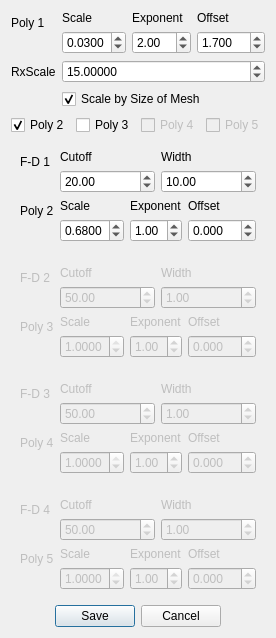
      <widget class="QWidget" name="RxTab">
       <attribute name="title">
        <string>Rx</string>
       </attribute>
       <layout class="QVBoxLayout" name="verticalLayout_5">
        <item>
         <layout class="QFormLayout" name="RxFormLayout">
          <item row="0" column="0">
           <widget class="QLabel" name="label_4">
            <property name="text">
             <string>Poly 1</string>
            </property>
           </widget>
          </item>
          <item row="0" column="1">
           <layout class="QGridLayout" name="gridLayout_7">
            <item row="0" column="2">
             <widget class="QLabel" name="label_10">
              <property name="text">
               <string>Offset</string>
              </property>
             </widget>
            </item>
            <item row="0" column="1">
             <widget class="QLabel" name="label_9">
              <property name="text">
               <string>Exponent</string>
              </property>
             </widget>
            </item>
            <item row="0" column="0">
             <widget class="QLabel" name="label_8">
              <property name="text">
               <string>Scale</string>
              </property>
             </widget>
            </item>
            <item row="1" column="2">
             <widget class="QDoubleSpinBox" name="RxP1C">
              <property name="decimals">
               <number>3</number>
              </property>
              <property name="minimum">
               <double>-50.000000000000000</double>
              </property>
              <property name="maximum">
               <double>50.000000000000000</double>
              </property>
              <property name="value">
               <double>1.700000000000000</double>
              </property>
             </widget>
            </item>
            <item row="1" column="1">
             <widget class="QDoubleSpinBox" name="RxP1B">
              <property name="maximum">
               <double>5.000000000000000</double>
              </property>
              <property name="value">
               <double>2.000000000000000</double>
              </property>
             </widget>
            </item>
            <item row="1" column="0">
             <widget class="QDoubleSpinBox" name="RxP1A">
              <property name="decimals">
               <number>4</number>
              </property>
              <property name="minimum">
               <double>0.000100000000000</double>
              </property>
              <property name="maximum">
               <double>1.000000000000000</double>
              </property>
              <property name="singleStep">
               <double>0.000100000000000</double>
              </property>
              <property name="value">
               <double>0.030000000000000</double>
              </property>
             </widget>
            </item>
           </layout>
          </item>
          <item row="1" column="0">
           <widget class="QLabel" name="label_115">
            <property name="text">
             <string>RxScale</string>
            </property>
           </widget>
          </item>
          <item row="2" column="1">
           <widget class="QCheckBox" name="RxScaleNxCheck">
            <property name="text">
             <string>Scale by Size of Mesh</string>
            </property>
            <property name="checked">
             <bool>true</bool>
            </property>
           </widget>
          </item>
          <item row="1" column="1">
           <widget class="QDoubleSpinBox" name="RxScale">
            <property name="decimals">
             <number>5</number>
            </property>
            <property name="minimum">
             <double>0.000010000000000</double>
            </property>
            <property name="maximum">
             <double>1000000000.000000000000000</double>
            </property>
            <property name="value">
             <double>15.000000000000000</double>
            </property>
           </widget>
          </item>
         </layout>
        </item>
        <item>
         <layout class="QHBoxLayout" name="RxTickLayout">
          <item>
           <widget class="QCheckBox" name="RxPoly2Check">
            <property name="text">
             <string>Poly 2</string>
            </property>
            <property name="checked">
             <bool>true</bool>
            </property>
           </widget>
          </item>
          <item>
           <widget class="QCheckBox" name="RxPoly3Check">
            <property name="text">
             <string>Poly 3</string>
            </property>
           </widget>
          </item>
          <item>
           <widget class="QCheckBox" name="RxPoly4Check">
            <property name="enabled">
             <bool>false</bool>
            </property>
            <property name="text">
             <string>Poly 4</string>
            </property>
           </widget>
          </item>
          <item>
           <widget class="QCheckBox" name="RxPoly5Check">
            <property name="enabled">
             <bool>false</bool>
            </property>
            <property name="text">
             <string>Poly 5</string>
            </property>
           </widget>
          </item>
         </layout>
        </item>
        <item>
         <widget class="QWidget" name="RxWidget1" native="true">
          <layout class="QFormLayout" name="formLayout_7">
           <item row="0" column="0">
            <widget class="QLabel" name="label_37">
             <property name="text">
              <string>F-D 1</string>
             </property>
            </widget>
           </item>
           <item row="0" column="1">
            <layout class="QGridLayout" name="gridLayout_13">
             <item row="0" column="1">
              <widget class="QLabel" name="label_39">
               <property name="text">
                <string>Width</string>
               </property>
              </widget>
             </item>
             <item row="0" column="0">
              <widget class="QLabel" name="label_38">
               <property name="text">
                <string>Cutoff</string>
               </property>
              </widget>
             </item>
             <item row="1" column="0">
              <widget class="QDoubleSpinBox" name="RxB1A">
               <property name="minimum">
                <double>2.000000000000000</double>
               </property>
               <property name="maximum">
                <double>300.000000000000000</double>
               </property>
               <property name="value">
                <double>20.000000000000000</double>
               </property>
              </widget>
             </item>
             <item row="1" column="1">
              <widget class="QDoubleSpinBox" name="RxB1B">
               <property name="minimum">
                <double>0.010000000000000</double>
               </property>
               <property name="maximum">
                <double>100.000000000000000</double>
               </property>
               <property name="value">
                <double>10.000000000000000</double>
               </property>
              </widget>
             </item>
            </layout>
           </item>
           <item row="1" column="0">
            <widget class="QLabel" name="label_40">
             <property name="text">
              <string>Poly 2</string>
             </property>
            </widget>
           </item>
           <item row="1" column="1">
            <layout class="QGridLayout" name="gridLayout_14">
             <item row="0" column="0">
              <widget class="QLabel" name="label_42">
               <property name="text">
                <string>Scale</string>
               </property>
              </widget>
             </item>
             <item row="0" column="1">
              <widget class="QLabel" name="label_41">
               <property name="text">
                <string>Exponent</string>
               </property>
              </widget>
             </item>
             <item row="0" column="2">
              <widget class="QLabel" name="label_43">
               <property name="text">
                <string>Offset</string>
               </property>
              </widget>
             </item>
             <item row="1" column="0">
              <widget class="QDoubleSpinBox" name="RxP2A">
               <property name="decimals">
                <number>4</number>
               </property>
               <property name="minimum">
                <double>0.000100000000000</double>
               </property>
               <property name="maximum">
                <double>1.000000000000000</double>
               </property>
               <property name="singleStep">
                <double>0.000100000000000</double>
               </property>
               <property name="value">
                <double>0.680000000000000</double>
               </property>
              </widget>
             </item>
             <item row="1" column="1">
              <widget class="QDoubleSpinBox" name="RxP2B">
               <property name="maximum">
                <double>5.000000000000000</double>
               </property>
               <property name="value">
                <double>1.000000000000000</double>
               </property>
              </widget>
             </item>
             <item row="1" column="2">
              <widget class="QDoubleSpinBox" name="RxP2C">
               <property name="decimals">
                <number>3</number>
               </property>
               <property name="minimum">
                <double>-50.000000000000000</double>
               </property>
               <property name="maximum">
                <double>50.000000000000000</double>
               </property>
              </widget>
             </item>
            </layout>
           </item>
          </layout>
         </widget>
        </item>
        <item>
         <widget class="QWidget" name="RxWidget2" native="true">
          <property name="enabled">
           <bool>false</bool>
          </property>
          <layout class="QFormLayout" name="formLayout_6">
           <item row="0" column="0">
            <widget class="QLabel" name="label_30">
             <property name="text">
              <string>F-D 2</string>
             </property>
            </widget>
           </item>
           <item row="0" column="1">
            <layout class="QGridLayout" name="gridLayout_11">
             <item row="0" column="1">
              <widget class="QLabel" name="label_32">
               <property name="text">
                <string>Width</string>
               </property>
              </widget>
             </item>
             <item row="0" column="0">
              <widget class="QLabel" name="label_31">
               <property name="text">
                <string>Cutoff</string>
               </property>
              </widget>
             </item>
             <item row="1" column="1">
              <widget class="QDoubleSpinBox" name="RxB2B">
               <property name="minimum">
                <double>0.010000000000000</double>
               </property>
               <property name="maximum">
                <double>100.000000000000000</double>
               </property>
               <property name="value">
                <double>1.000000000000000</double>
               </property>
              </widget>
             </item>
             <item row="1" column="0">
              <widget class="QDoubleSpinBox" name="RxB2A">
               <property name="minimum">
                <double>2.000000000000000</double>
               </property>
               <property name="maximum">
                <double>300.000000000000000</double>
               </property>
               <property name="value">
                <double>50.000000000000000</double>
               </property>
              </widget>
             </item>
            </layout>
           </item>
           <item row="2" column="0">
            <widget class="QLabel" name="label_33">
             <property name="text">
              <string>Poly 3</string>
             </property>
            </widget>
           </item>
           <item row="2" column="1">
            <layout class="QGridLayout" name="gridLayout_12">
             <item row="0" column="1">
              <widget class="QLabel" name="label_34">
               <property name="text">
                <string>Exponent</string>
               </property>
              </widget>
             </item>
             <item row="0" column="2">
              <widget class="QLabel" name="label_36">
               <property name="text">
                <string>Offset</string>
               </property>
              </widget>
             </item>
             <item row="0" column="0">
              <widget class="QLabel" name="label_35">
               <property name="text">
                <string>Scale</string>
               </property>
              </widget>
             </item>
             <item row="1" column="0">
              <widget class="QDoubleSpinBox" name="RxP3A">
               <property name="decimals">
                <number>4</number>
               </property>
               <property name="minimum">
                <double>0.000100000000000</double>
               </property>
               <property name="maximum">
                <double>1.000000000000000</double>
               </property>
               <property name="singleStep">
                <double>0.000100000000000</double>
               </property>
               <property name="value">
                <double>1.000000000000000</double>
               </property>
              </widget>
             </item>
             <item row="1" column="1">
              <widget class="QDoubleSpinBox" name="RxP3B">
               <property name="maximum">
                <double>5.000000000000000</double>
               </property>
               <property name="value">
                <double>1.000000000000000</double>
               </property>
              </widget>
             </item>
             <item row="1" column="2">
              <widget class="QDoubleSpinBox" name="RxP3C">
               <property name="decimals">
                <number>3</number>
               </property>
               <property name="minimum">
                <double>-50.000000000000000</double>
               </property>
               <property name="maximum">
                <double>50.000000000000000</double>
               </property>
              </widget>
             </item>
            </layout>
           </item>
          </layout>
         </widget>
        </item>
        <item>
         <widget class="QWidget" name="RxWidget3" native="true">
          <property name="enabled">
           <bool>false</bool>
          </property>
          <layout class="QFormLayout" name="formLayout_8">
           <item row="0" column="0">
            <widget class="QLabel" name="label_44">
             <property name="text">
              <string>F-D 3</string>
             </property>
            </widget>
           </item>
           <item row="0" column="1">
            <layout class="QGridLayout" name="gridLayout_15">
             <item row="0" column="0">
              <widget class="QLabel" name="label_45">
               <property name="text">
                <string>Cutoff</string>
               </property>
              </widget>
             </item>
             <item row="0" column="1">
              <widget class="QLabel" name="label_46">
               <property name="text">
                <string>Width</string>
               </property>
              </widget>
             </item>
             <item row="1" column="0">
              <widget class="QDoubleSpinBox" name="RxB3A">
               <property name="minimum">
                <double>2.000000000000000</double>
               </property>
               <property name="maximum">
                <double>300.000000000000000</double>
               </property>
               <property name="value">
                <double>50.000000000000000</double>
               </property>
              </widget>
             </item>
             <item row="1" column="1">
              <widget class="QDoubleSpinBox" name="RxB3B">
               <property name="minimum">
                <double>0.010000000000000</double>
               </property>
               <property name="maximum">
                <double>100.000000000000000</double>
               </property>
               <property name="value">
                <double>1.000000000000000</double>
               </property>
              </widget>
             </item>
            </layout>
           </item>
           <item row="1" column="0">
            <widget class="QLabel" name="label_47">
             <property name="text">
              <string>Poly 4</string>
             </property>
            </widget>
           </item>
           <item row="1" column="1">
            <layout class="QGridLayout" name="gridLayout_16">
             <item row="0" column="0">
              <widget class="QLabel" name="label_49">
               <property name="text">
                <string>Scale</string>
               </property>
              </widget>
             </item>
             <item row="0" column="1">
              <widget class="QLabel" name="label_48">
               <property name="text">
                <string>Exponent</string>
               </property>
              </widget>
             </item>
             <item row="0" column="2">
              <widget class="QLabel" name="label_50">
               <property name="text">
                <string>Offset</string>
               </property>
              </widget>
             </item>
             <item row="1" column="0">
              <widget class="QDoubleSpinBox" name="RxP4A">
               <property name="decimals">
                <number>4</number>
               </property>
               <property name="minimum">
                <double>0.000100000000000</double>
               </property>
               <property name="maximum">
                <double>1.000000000000000</double>
               </property>
               <property name="singleStep">
                <double>0.000100000000000</double>
               </property>
               <property name="value">
                <double>1.000000000000000</double>
               </property>
              </widget>
             </item>
             <item row="1" column="1">
              <widget class="QDoubleSpinBox" name="RxP4B">
               <property name="maximum">
                <double>5.000000000000000</double>
               </property>
               <property name="singleStep">
                <double>1.000000000000000</double>
               </property>
               <property name="value">
                <double>1.000000000000000</double>
               </property>
              </widget>
             </item>
             <item row="1" column="2">
              <widget class="QDoubleSpinBox" name="RxP4C">
               <property name="decimals">
                <number>3</number>
               </property>
               <property name="minimum">
                <double>-50.000000000000000</double>
               </property>
               <property name="maximum">
                <double>50.000000000000000</double>
               </property>
              </widget>
             </item>
            </layout>
           </item>
          </layout>
         </widget>
        </item>
        <item>
         <widget class="QWidget" name="RxWidget4" native="true">
          <property name="enabled">
           <bool>false</bool>
          </property>
          <layout class="QFormLayout" name="formLayout_5">
           <item row="0" column="0">
            <widget class="QLabel" name="label_23">
             <property name="text">
              <string>F-D 4</string>
             </property>
            </widget>
           </item>
           <item row="0" column="1">
            <layout class="QGridLayout" name="gridLayout_9">
             <item row="0" column="0">
              <widget class="QLabel" name="label_24">
               <property name="text">
                <string>Cutoff</string>
               </property>
              </widget>
             </item>
             <item row="0" column="1">
              <widget class="QLabel" name="label_25">
               <property name="text">
                <string>Width</string>
               </property>
              </widget>
             </item>
             <item row="1" column="0">
              <widget class="QDoubleSpinBox" name="RxB4A">
               <property name="minimum">
                <double>2.000000000000000</double>
               </property>
               <property name="maximum">
                <double>300.000000000000000</double>
               </property>
               <property name="singleStep">
                <double>1.000000000000000</double>
               </property>
               <property name="value">
                <double>50.000000000000000</double>
               </property>
              </widget>
             </item>
             <item row="1" column="1">
              <widget class="QDoubleSpinBox" name="RxB4B">
               <property name="minimum">
                <double>0.010000000000000</double>
               </property>
               <property name="maximum">
                <double>100.000000000000000</double>
               </property>
               <property name="value">
                <double>1.000000000000000</double>
               </property>
              </widget>
             </item>
            </layout>
           </item>
           <item row="1" column="0">
            <widget class="QLabel" name="label_26">
             <property name="text">
              <string>Poly 5</string>
             </property>
            </widget>
           </item>
           <item row="1" column="1">
            <layout class="QGridLayout" name="gridLayout_10">
             <item row="0" column="1">
              <widget class="QLabel" name="label_28">
               <property name="text">
                <string>Exponent</string>
               </property>
              </widget>
             </item>
             <item row="0" column="0">
              <widget class="QLabel" name="label_27">
               <property name="text">
                <string>Scale</string>
               </property>
              </widget>
             </item>
             <item row="0" column="2">
              <widget class="QLabel" name="label_29">
               <property name="text">
                <string>Offset</string>
               </property>
              </widget>
             </item>
             <item row="1" column="0">
              <widget class="QDoubleSpinBox" name="RxP5A">
               <property name="decimals">
                <number>4</number>
               </property>
               <property name="minimum">
                <double>0.000100000000000</double>
               </property>
               <property name="maximum">
                <double>1.000000000000000</double>
               </property>
               <property name="singleStep">
                <double>0.000100000000000</double>
               </property>
               <property name="value">
                <double>1.000000000000000</double>
               </property>
              </widget>
             </item>
             <item row="1" column="1">
              <widget class="QDoubleSpinBox" name="RxP5B">
               <property name="maximum">
                <double>5.000000000000000</double>
               </property>
               <property name="value">
                <double>1.000000000000000</double>
               </property>
              </widget>
             </item>
             <item row="1" column="2">
              <widget class="QDoubleSpinBox" name="RxP5C">
               <property name="decimals">
                <number>3</number>
               </property>
               <property name="minimum">
                <double>-50.000000000000000</double>
               </property>
               <property name="maximum">
                <double>50.000000000000000</double>
               </property>
               <property name="value">
                <double>0.000000000000000</double>
               </property>
              </widget>
             </item>
            </layout>
           </item>
          </layout>
         </widget>
        </item>
        <item>
         <widget class="QDialogButtonBox" name="RxButtonBox">
          <property name="layoutDirection">
           <enum>Qt::LeftToRight</enum>
          </property>
          <property name="standardButtons">
           <set>QDialogButtonBox::Cancel|QDialogButtonBox::Save</set>
          </property>
          <property name="centerButtons">
           <bool>true</bool>
          </property>
         </widget>
        </item>
       </layout>
      </widget>
